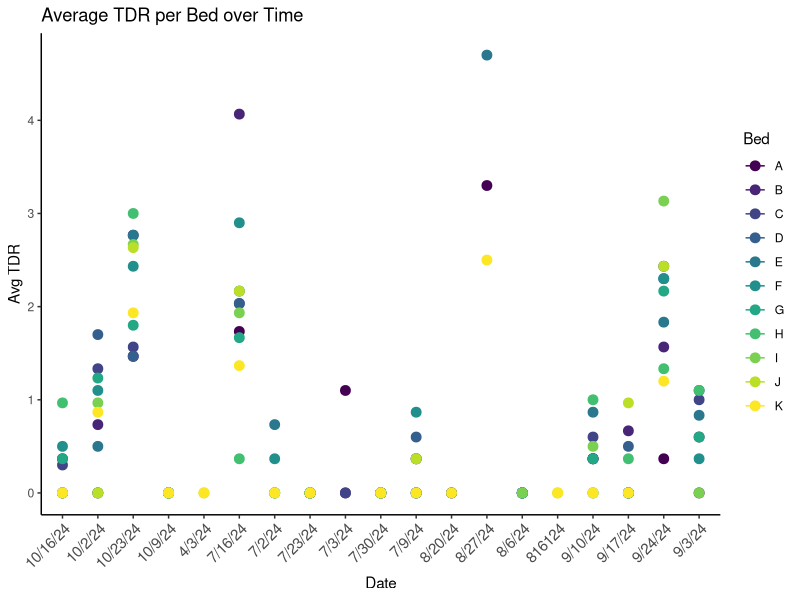
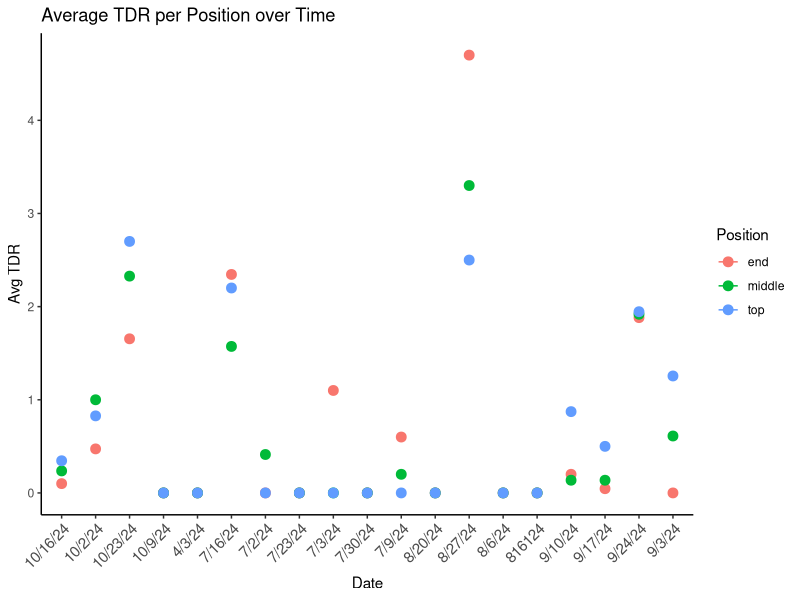
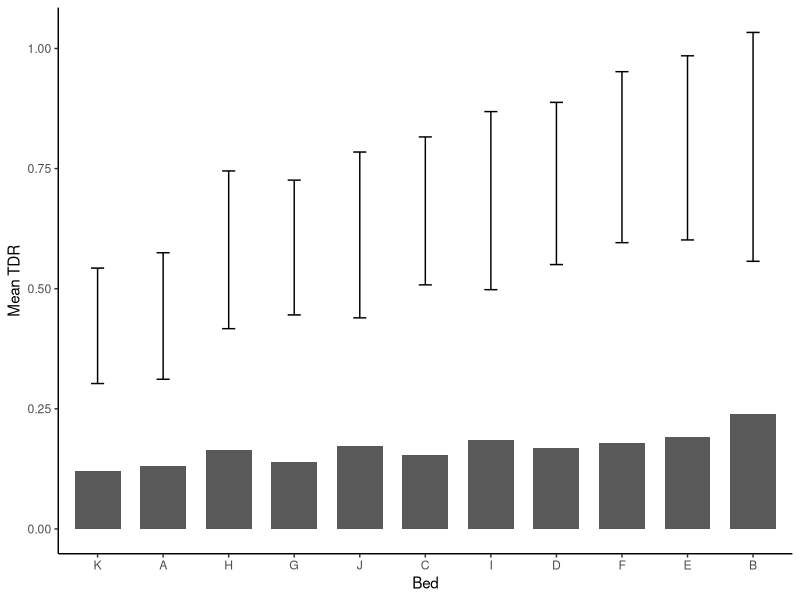
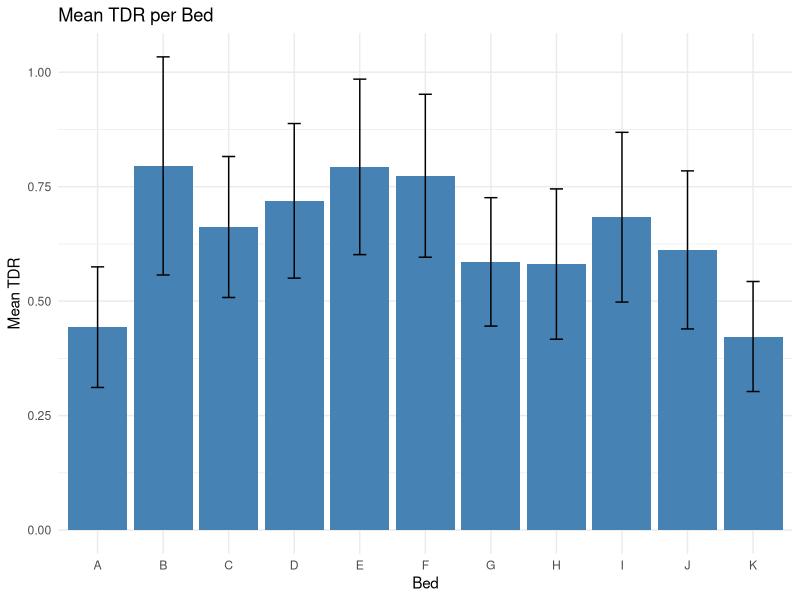
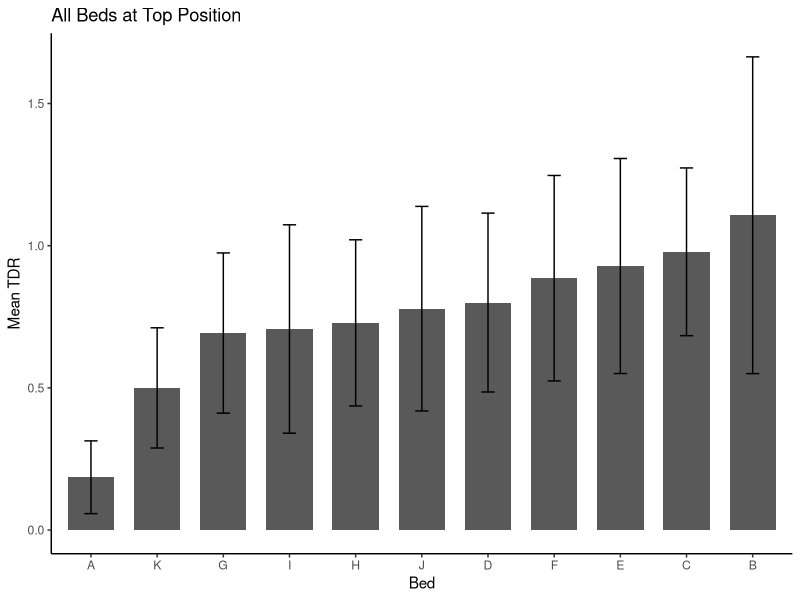
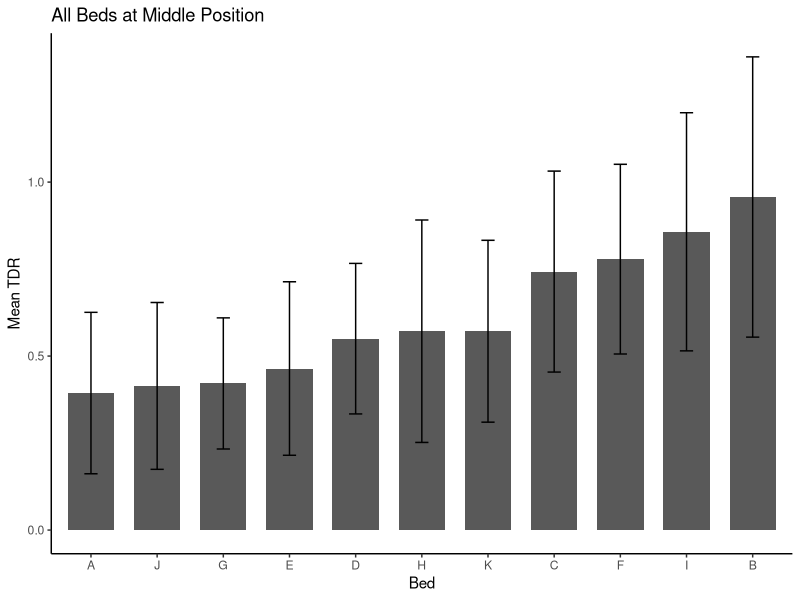
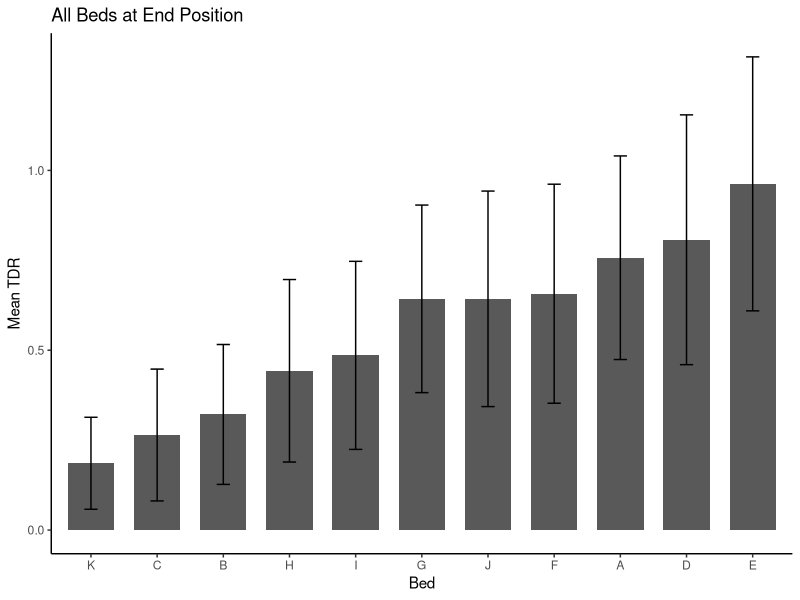
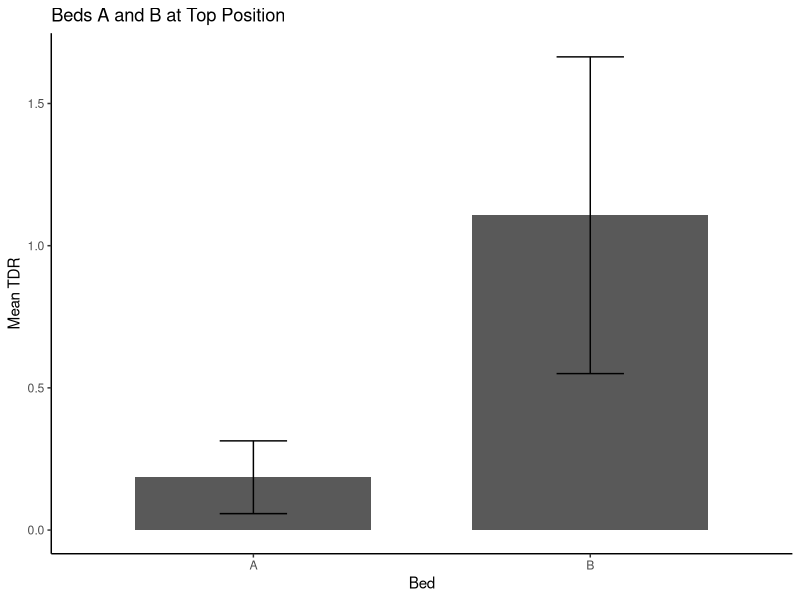

These charts were generated, in order, by the following R code: (Note: this script raises an error after producing the figures.)
## ---- chunk 1
knitr::opts_chunk$set(echo = TRUE)
## ---- chunk 2
library(tidyverse)
library(corrplot)

sem <- function(x, na.rm=FALSE) {           #for calculating standard error
  sd(x,na.rm=na.rm)/sqrt(length(na.omit(x)))
}
## ---- chunk 3
combined_tdr <- read_csv("../input/WL2_2024_TDR_Processed.csv") #produced in "TDR_Plots.R"
## ---- chunk 4
#setting bed average
 bed_avg <- combined_tdr %>% 
  group_by(date, Bed) %>% 
  summarize(mean_TDR = mean(TDR, na.rm = TRUE), .groups = "drop")

#Average TDR per Bed over Time Plot
 ggplot(bed_avg, aes(x = date, y = mean_TDR, color = Bed)) +
  geom_point(size = 3) +
  geom_line() +
  labs(title = "Average TDR per Bed over Time", y = "Avg TDR", x = "Date") +
  theme_classic() +
  theme(axis.text.x = element_text(angle = 45, hjust = 1, size = 11)) +
  scale_color_viridis_d(option = "viridis")
ggsave("../output/Bedovertime.png", width = 12, height = 8, units = "in")
 
#setting position average
 position_avg <- combined_tdr %>% 
  group_by(date, Position) %>% 
  summarize(mean_TDR = mean(TDR, na.rm = TRUE), .groups = "drop")
 
#Average TDR per Position over Time Plot
 ggplot(position_avg, aes(x = date, y = mean_TDR, color = Position)) +
  geom_point(size = 3) +
  geom_line() +
  labs(title = "Average TDR per Position over Time", y = "Avg TDR", x = "Date") +
  theme_classic() +
  theme(axis.text.x = element_text(angle = 45, hjust =1, size = 11))
ggsave("../output/Positionovertime.png", width = 12, height = 8, units = "in")
## ---- chunk 5
#Error bars
library(ggplot2)
library(dplyr)

#Mean TDR for Each Bed
bed_means <- combined_tdr %>% 
  group_by(Bed) %>% 
  summarize(mean_TDR = mean(TDR, na.rm = TRUE),
          sem_TDR=sem(TDR, na.rm=TRUE))

bed_means



#should I keep this plot since the next plot is the Mean TDR per Bed?
bed_means %>% 
  ggplot(aes(x=fct_reorder(Bed, mean_TDR), y=sem_TDR)) + 
  geom_col(width = 0.7,position = position_dodge(0.75)) +  
  geom_errorbar(aes(ymin=mean_TDR-sem_TDR, ymax=mean_TDR+sem_TDR),
                width=.2, position = position_dodge(0.75)) + 
  theme_classic() + 
  labs(x="Bed", y="Mean TDR")

#Mean TDR per Bed
ggplot(bed_means, aes(x = Bed, y = mean_TDR)) +
  geom_col(fill = "steelblue") +
   geom_errorbar(aes(ymin=mean_TDR-sem_TDR,ymax=mean_TDR+sem_TDR),width=.2, position = 
                  position_dodge(0.75)) + 
  labs(title = "Mean TDR per Bed", y = "Mean TDR", x = "Bed") +
  theme_minimal()
ggsave("../output/MeanTDRperBed.png", width = 12, height = 8, units = "in")


#new df bed_pos_means
bed_pos_means <- combined_tdr %>% 
  group_by(Position, Bed) %>% 
  summarize(mean_TDR = mean(TDR, na.rm = TRUE),
          sem_TDR=sem(TDR, na.rm=TRUE))

bed_pos_means


#Filtering plots for each bed position
bed_pos_means %>% 
  filter(Position=="top") %>% 
  ggplot(aes(x=fct_reorder(Bed, mean_TDR), y=mean_TDR)) +
  geom_col(width = 0.7,position = position_dodge(0.75)) + 
  geom_errorbar(aes(ymin=mean_TDR-sem_TDR,ymax=mean_TDR+sem_TDR),width=.2, position = 
                  position_dodge(0.75)) + 
  theme_classic() +
  labs(x="Bed", y="Mean TDR", title="All Beds at Top Position")
ggsave("../output/MeanTDRTopBeds.png", width = 12, height = 8, units = "in")

bed_pos_means %>% 
  filter(Position=="middle") %>% 
  ggplot(aes(x=fct_reorder(Bed, mean_TDR), y=mean_TDR)) +
  geom_col(width = 0.7,position = position_dodge(0.75)) + 
  geom_errorbar(aes(ymin=mean_TDR-sem_TDR,ymax=mean_TDR+sem_TDR),width=.2, position = 
                  position_dodge(0.75)) + 
  theme_classic() +
  labs(x="Bed", y="Mean TDR", title="All Beds at Middle Position")
ggsave("../output/MeanTDRMiddleBeds.png", width = 12, height = 8, units = "in")

bed_pos_means %>% 
  filter(Position=="end") %>% 
  ggplot(aes(x=fct_reorder(Bed, mean_TDR), y=mean_TDR)) +
  geom_col(width = 0.7,position = position_dodge(0.75)) + 
  geom_errorbar(aes(ymin=mean_TDR-sem_TDR,ymax=mean_TDR+sem_TDR),width=.2, position = 
                  position_dodge(0.75)) + 
  theme_classic() +
  labs(x="Bed", y="Mean TDR", title="All Beds at End Position")
ggsave("../output/MeanTDREndBeds.png", width = 12, height = 8, units = "in")
 
## ---- chunk 6
#Compare Bed and Position over time


#Example, A and B top
bed_pos_means %>% 
 filter(Bed %in% c("A", "B"), Position == "top") %>%  #only keep beds A and B, you could do position == "Top" for example 
  ggplot(aes(x=fct_reorder(Bed, mean_TDR), y=mean_TDR)) +
  geom_col(width = 0.7,position = position_dodge(0.75)) + 
  geom_errorbar(aes(ymin=mean_TDR-sem_TDR,ymax=mean_TDR+sem_TDR),width=.2, position = 
                  position_dodge(0.75)) + 
  theme_classic() +
  labs(x="Bed", y="Mean TDR", title="Beds A and B at Top Position")
ggsave("../output/MeanTDREndBeds.png", width = 12, height = 8, units = "in")

bed_tdr_avg <- combined_tdr %>% 
  group_by(Bed, date) %>% 
  summarise(
    mean_TDR=mean(TDR, na.rm=TRUE),
    sem_TDR=sem(TDR, na.rm=TRUE)/sqrt(n()), .groups = "drop")

bed_tdr_avg

#Average TDR of All Beds over Time
bed_tdr_avg %>%
  ggplot(aes(x =date, y =mean_TDR, color = Bed, group = Bed)) +
  geom_line(size = 1) +
  theme_classic() +
  theme(axis.text.x = element_text(angle = 45, hjust =1, size = 11)) +
  labs(x = "Date", y = "Average TDR", color = "Bed",
    title = "Average TDR for All Beds over Time") +
  scale_color_viridis_d(option = "viridis")
ggsave("../output/MeanTDREndBeds.png", width = 12, height = 8, units = "in")

#Average TDR of A, K, B, C over Time
bed_tdr_avg %>%
  filter(Bed %in% c("A", "B", "C", "K")) %>% 
  ggplot(aes(x =date, y =mean_TDR, color = Bed, group = Bed)) +
  geom_line(size = 1) +
  theme_classic() +
  theme(axis.text.x = element_text(angle = 45, hjust =1, size = 11)) +
  labs(x = "Date", y = "Average TDR", color = "Bed",
    title = "Average TDR for All Beds over Time") +
  scale_color_viridis_d(option = "viridis")
ggsave("../output/MeanTDREndBeds.png", width = 12, height = 8, units = "in")

## ---- chunk 7

#fixing MetStationData1
MetStationData1$X.TIMESTAMP <- sub('^"', ' ', MetStationData1$X.TIMESTAMP) #took away " at the start of every timestamp
MetStationData1$X.TIMESTAMP <- as.POSIXct(MetStationData1$X.TIMESTAMP, format="%Y-%m-%d %H:%M:%S")

MetStationData1 <- MetStationData1 %>% slice(-c(1, 2)) #removed first two empty rows

## ---- chunk 8
#filtering metstation for dates starting in summer 2024
library(dplyr)

MetStation_summer2024 <- MetStationData1 %>% #says there is no 2024 timestamps
  filter(X.TIMESTAMP >= as.POSIXct("2024-06-01 00:00:00") &
           X.TIMESTAMP >= "2024-08-31 23:59:59")

MS_Test <- read.table("CR1000XSeries_IntBioHalfHourTable.dat", header = TRUE, sep = "", fill = TRUE)
write.csv(df, "MS_test.csv", row.names = FALSE)

## ---- chunk 9
# correlating metstation and TDR data, example code below
wl2_cors <- wl2_establishment %>% 
  select(GrwSsn_GD_Recent, GrwSsn_GD_Historical) #make a dataframe with just the columns you want to correlate

cor.norm = cor(wl2_cors) #test correlations among the traits
cor.norm
cor.sig <- cor.mtest(wl2_cors, method = "pearson") #getting the p-values for correlations 
cor.sig
